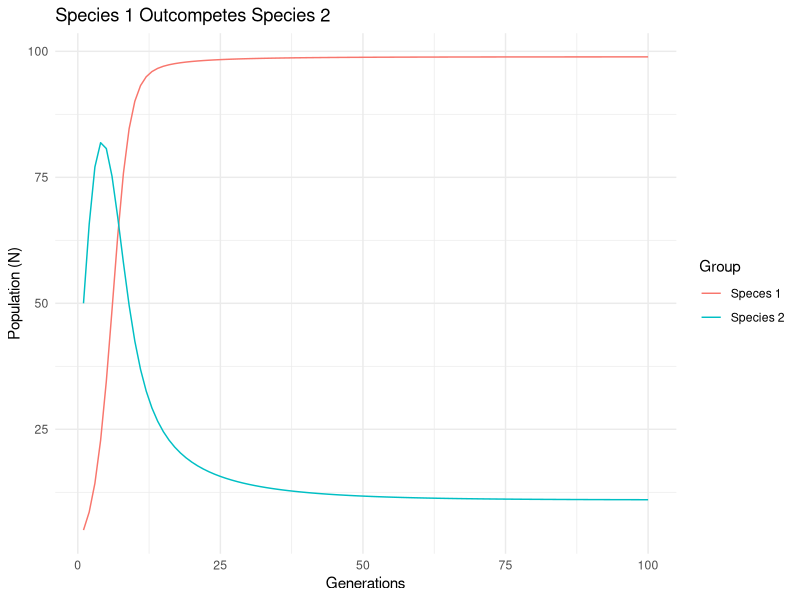
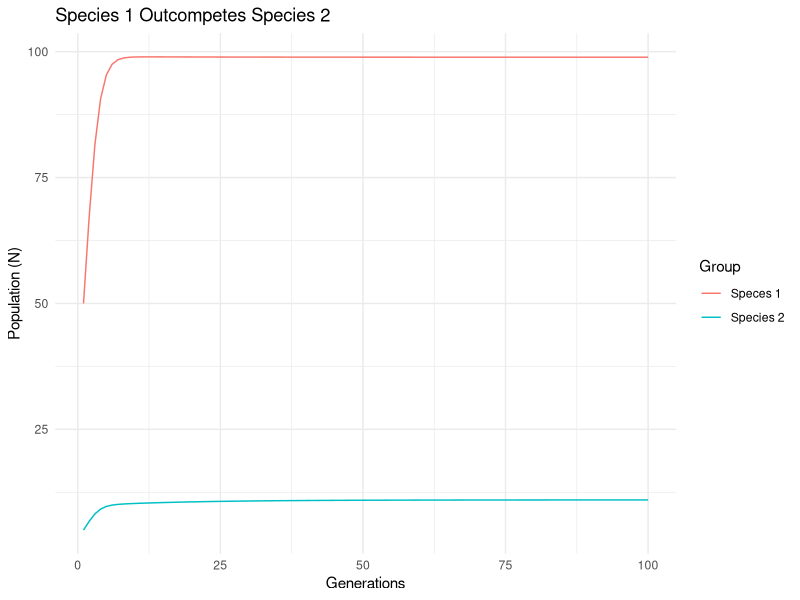
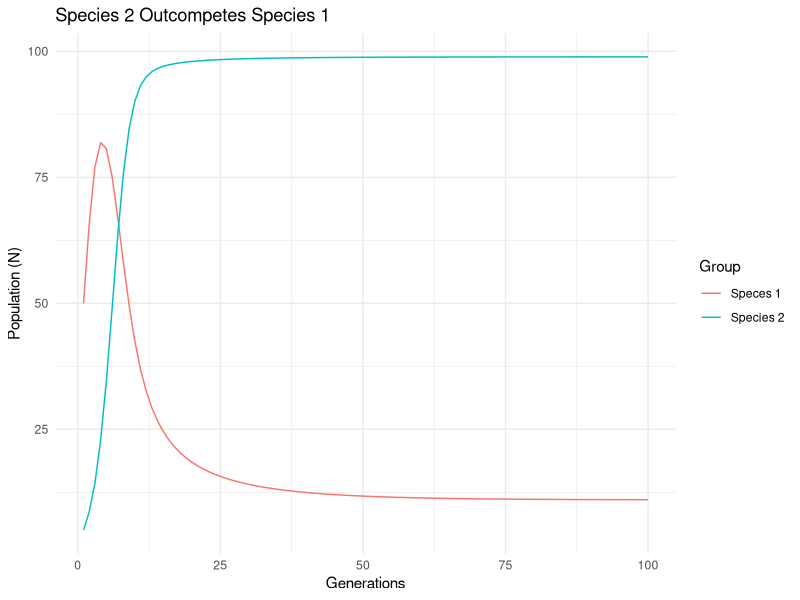
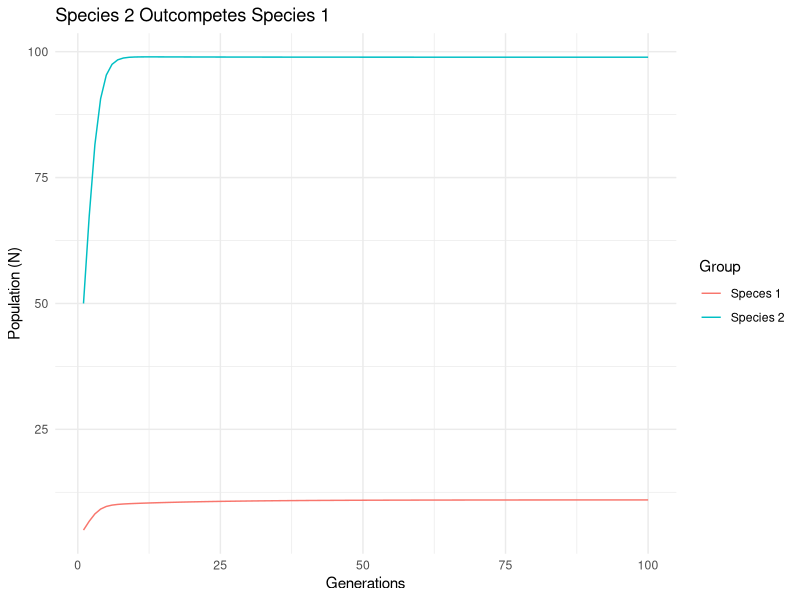
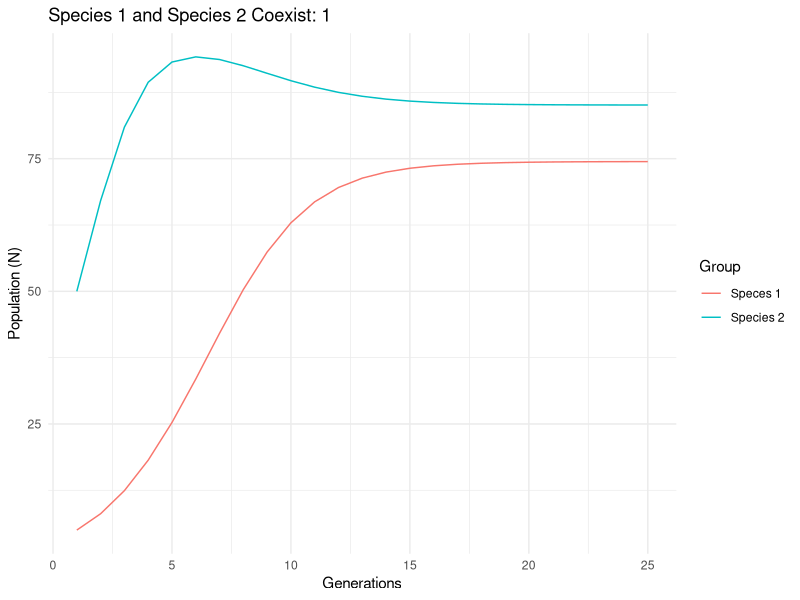
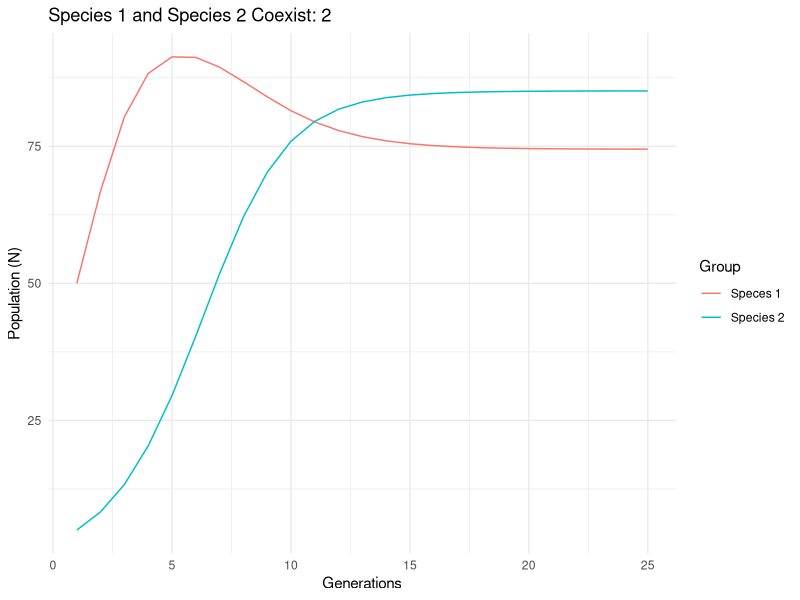
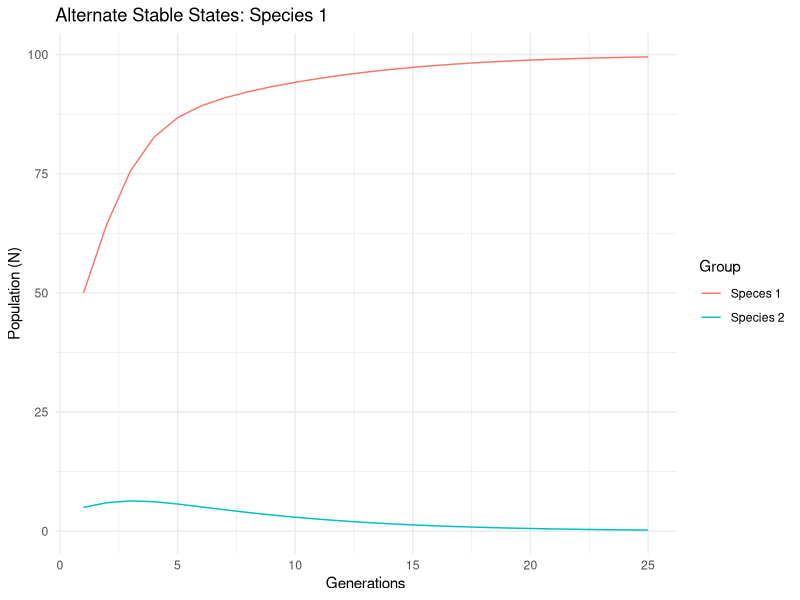
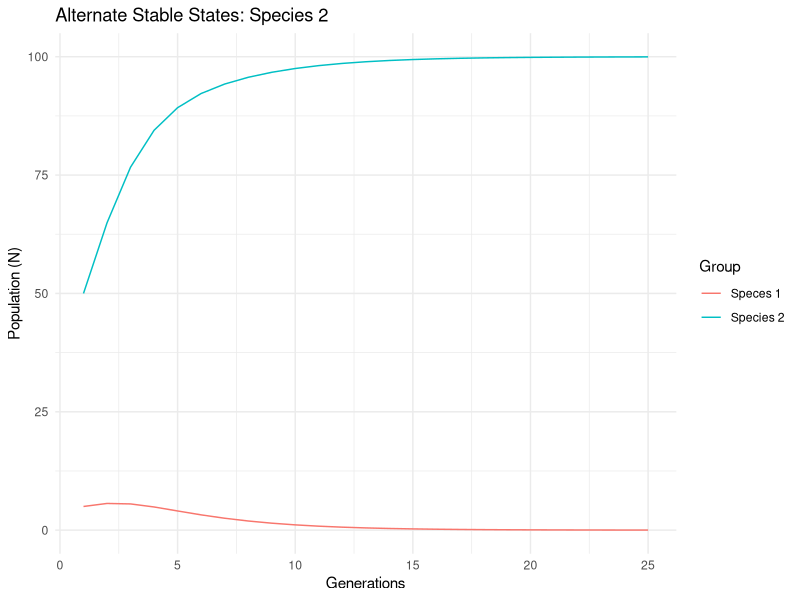

The R source for these figures, in order:
## ---- chunk 1
knitr::opts_chunk$set(echo = FALSE, cache=FALSE)
library(ggplot2)
library(tidyverse)
library(reshape)
library(gridExtra)

##Load functions for modeling and graphing###
lot.vol.comp <- function(N01, N02, r1, r2, K1, K2, alph, bet, timestep){

  p1 <- numeric(length = timestep)
  p1[1] <- N01
  
  p2 <- numeric(length = timestep)
  p2[1] <- N02
  
  for(i in 2:timestep){
    Nt1 <- p1[i - 1]
    Nt2 <- p2[i - 1]
    p1[i] <- Nt1 * exp(r1*((K1 - Nt1 - alph * Nt2)/K1))
    p2[i] <- Nt2 * exp(r2*((K2 - Nt2 - bet * Nt1)/K2))
    
  }
  
  p <- cbind(p1, p2) %>%
    as.data.frame() %>%
    setNames(., c("Speces 1", "Species 2")) %>%
    tibble::add_column(., Generations = 1:timestep) %>%
    reshape::melt(., id.vars="Generations") %>%
    setNames(., c("Generations", "Group", "value"))
  
  return(p)
  
}

pred.prey <- function(K=100, r=1, a=0.1, h=1, b=0.1, d, preypop=50, predpop=5, timestep=1000){
  
  pred <- numeric(length = timestep)
  pred[1] <- predpop
  
  prey <- numeric(length = timestep)
  prey[1] <- preypop
  
  for(i in 2:timestep){
    
    Npred <- pred[i - 1]
    Nprey <- prey[i - 1]
    
    pred[i] <- Npred * exp((b*a*Nprey/(1+a*h*Nprey))-d)
    prey[i] <- Nprey * exp(r*((K - Nprey)/K) - ((a * Npred)/(1+a*h*Nprey)))
    
  }
  
  p <- cbind(pred, prey) %>%
    as.data.frame() %>%
    setNames(., c("Predator", "Prey")) %>%
    tibble::add_column(., Generations = 1:timestep) %>%
    reshape::melt(., id.vars="Generations") %>%
    setNames(., c("Generations", "Group", "value"))
  
  return(p)
  
}

plot.growth2 <- function(mydata, mytitle){
  
  p <- ggplot2::ggplot(mydata, aes(x=Generations, y=value, col=Group)) + 
    geom_line() +
    xlab('Generations') +
    ylab('Population (N)') +
    theme_minimal() +
    ggtitle(label = mytitle)
  
  print(p)
  
}

## ---- chunk 2

comp1.1 <- lot.vol.comp(N01 = 5, N02 = 50, r1 = 0.6, r2 = 0.6, K1 = 100, K2 = 100, alph = 0.1, bet = 0.9, timestep = 100)
comp1.2 <- lot.vol.comp(N01 = 50, N02 = 5, r1 = 0.6, r2 = 0.6, K1 = 100, K2 = 100, alph = 0.1, bet = 0.9, timestep = 100)

plot.growth2(mydata = comp1.1, mytitle = "Species 1 Outcompetes Species 2")
plot.growth2(mydata = comp1.2, mytitle = "Species 1 Outcompetes Species 2")


## ---- chunk 3

comp2.1 <- lot.vol.comp(N01 = 50, N02 = 5, r1 = 0.6, r2 = 0.6, K1 = 100, K2 = 100, alph = 0.9, bet = 0.1, timestep = 100)
comp2.2 <- lot.vol.comp(N01 = 5, N02 = 50, r1 = 0.6, r2 = 0.6, K1 = 100, K2 = 100, alph = 0.9, bet = 0.1, timestep = 100)

plot.growth2(mydata = comp2.1, mytitle = "Species 2 Outcompetes Species 1")
plot.growth2(mydata = comp2.2, mytitle = "Species 2 Outcompetes Species 1")

## ---- chunk 4

comp12 <- lot.vol.comp(N01 = 5, N02 = 50, r1 = 0.6, r2 = 0.6, K1 = 100, K2 = 100, alph = 0.3, bet = 0.2, timestep = 25)
comp21 <- lot.vol.comp(N01 = 50, N02 = 5, r1 = 0.6, r2 = 0.6, K1 = 100, K2 = 100, alph = 0.3, bet = 0.2, timestep = 25)

plot.growth2(mydata = comp12, mytitle = "Species 1 and Species 2 Coexist: 1")
plot.growth2(mydata = comp21, mytitle = "Species 1 and Species 2 Coexist: 2")

## ---- chunk 5

comp.alt1 <- lot.vol.comp(N01 = 5, N02 = 50, r1 = 0.6, r2 = 0.6, K1 = 100, K2 = 100, alph = 1.5, bet = 1.3, timestep = 25)
comp.alt2 <- lot.vol.comp(N01 = 50, N02 = 5, r1 = 0.6, r2 = 0.6, K1 = 100, K2 = 100, alph = 1.5, bet = 1.3, timestep = 25)

plot.growth2(mydata = comp.alt2, mytitle = "Alternate Stable States: Species 1")
plot.growth2(mydata = comp.alt1, mytitle = "Alternate Stable States: Species 2")

## ---- chunk 6

predprey1 <- pred.prey(r = 0.8, a = 1, h = 1.5, b = 0.05, d = 1)
predprey2 <- pred.prey(r = 0.5, a = 0.5, h = 2, b = 3, d = 0.015)

plot.growth2(mydata = predprey1, mytitle = "Predators go Extinct; Prey Goes to K")
plot.growth2(mydata = predprey2, mytitle = "Predator Self-Annhilation")


## ---- chunk 7

predprey3 <- pred.prey(d=0.08)
predprey4 <- pred.prey(r = 1, a = 0.1, h = 1, b = 0.1, d = 0.0817)

plot.growth2(mydata = predprey4, mytitle = "Predator-Prey Dynamics: Damped Oscillations")
plot.growth2(mydata = predprey3, mytitle = "Predator-Prey Dynamics: Limit Cycles")
## ---- chunk 8

plot.growth2 <- function(mydata, mytitle){
  
  p <- ggplot2::ggplot(mydata, aes(x=Generations, y=value, col=Group)) + 
    geom_line() +
    xlab('Generations') +
    ylab('Population (N)') +
    theme_minimal() +
    ggtitle(label = mytitle)
  
  print(p)
  
}
